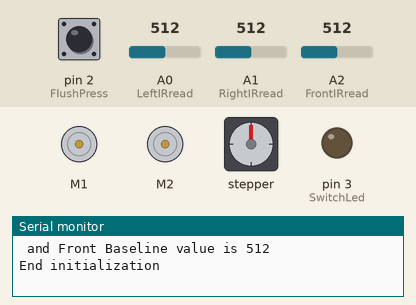
Simulated run of this sketch. Board: Arduino Uno, built with avr-gcc and run on an emulated ATmega328P. On the bench: 2 × DC motor (green arrow = forward, orange = backward, longer = faster), stepper motor, output pins drawn as LEDs (lit = HIGH), the last lines printed to the serial monitor. Inputs (shaded band) come from the test bench; at power-on: A0 (LeftIRread) = 512, pin 2 (FlushPress) HIGH, A1 (RightIRread) = 512, A2 (FrontIRread) = 512. Random numbers use the default seed unless the sketch sets one; stepper angles assume 200 steps per turn.

Above: at 1.5 s.
1.6 s: A0 (LeftIRread) set to 801
3.1 s: A0 (LeftIRread) set to 821
At 3.25 s:
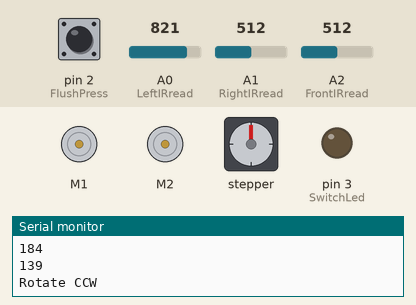
At 4.2 s:
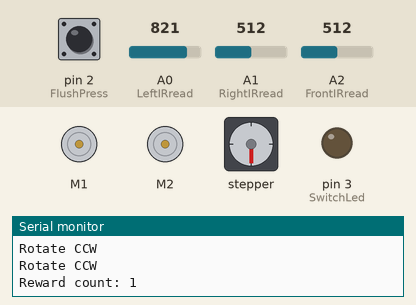
6.1 s: pin 2 (FlushPress) pulled LOW for 0.15 s
At 8.6 s:
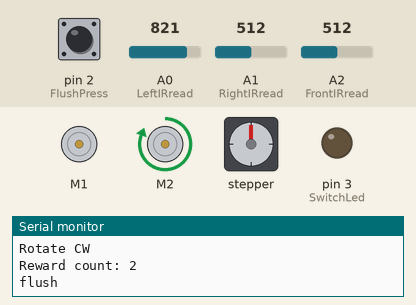
9.2 s: pin 2 (FlushPress) pulled LOW for 3.2 s
15.4 s: pin 2 (FlushPress) pulled LOW for 3.2 s
At 19.2 s:
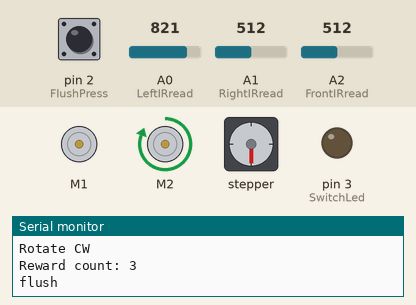
21.6 s: A0 (LeftIRread) set to 716
Timing chart, 0 to 24.1 s (numbered marks = the images above; inputs shaded):
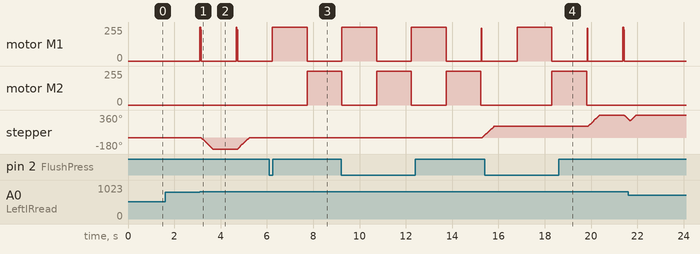

The sketch:

BothReward_Stepper_RdRot3.ino
```cpp
/*
Whisker platform
----------------
11/19/2014
Updated code for new Solenoids
11/21/2014
Added front IR sensor
---->	http://www.adafruit.com/products/1438
*/

#include <Wire.h>
#include <Adafruit_MotorShield.h>
#include "utility/Adafruit_PWMServoDriver.h"

// Create the motor shield object with the default I2C address
Adafruit_MotorShield AFMS = Adafruit_MotorShield();

// Select which 'port' M1, M2, M3 or M4. In this case, M1
Adafruit_DCMotor *LeftSolenoid = AFMS.getMotor(1);
// You can also make another motor on port M2
Adafruit_DCMotor *RightSolenoid = AFMS.getMotor(2);


// Connect a stepper motor with 200 steps per revolution (1.8 degree)
// to motor port #2 (M3 and M4)
Adafruit_StepperMotor *TexturePanelStepper = AFMS.getStepper(200, 2);

const int FlushPress = 2;     // pushbutton pin
const int SwitchLed = 3;     // pushbutton led pin
const int flushcycletime = 20; // solenoid turn off staircase period
const int LeftIRread = A0;
const int RightIRread = A1;
const int FrontIRread = A2;

//The shield uses the SDA and SCL i2c pins to control DC and stepper motors. On the Arduino
//UNO these are also known as A4 and A5
int Lbaseline = 0;
int Rbaseline = 0;
int Fbaseline = 0;
int LeftIRval = Lbaseline;           // store read value
int RightIRval = Rbaseline;
int FrontIRval = Fbaseline;
//int PushState = 0;          // pushbutton status
int LeftGLight = 1;
int RightGlight = 1;
int RewCount=0;
int Lrewtrig=0;
int Rrewtrig=0;

int curr_pos=0; // panel position, 0 or 1
int next_pos;
int rot_seq; // number of panel rotations

void setup() {
  Serial.begin(9600);           // set up Serial library at 9600 bps
  randomSeed(analogRead(A3));

  pinMode(FlushPress, INPUT_PULLUP);
  pinMode(SwitchLed, OUTPUT);

  AFMS.begin();  // create with the default frequency 1.6KHz
  //AFMS.begin(1000);  // to apply a different frequency, here 1KHz

  // Set the speed to start, from 0 (off) to 255 (max speed)
//  LeftSolenoid->setSpeed(0);
//  RightSolenoid->setSpeed(0);
  // turn on current in solenoid coil
//  LeftSolenoid->run(FORWARD);
//  RightSolenoid->run(FORWARD);
  LeftSolenoid->run(RELEASE);
  RightSolenoid->run(RELEASE);

  TexturePanelStepper->setSpeed(60);  // 30 rpm
//for(i=0;i<4;i++){ motors[i].run(RELEASE); }

  // IR sensor initialization
    arrayinit();

}

void loop() {
//  PushState= digitalRead(FlushPress);
//  Serial.print("PushState = ");
//  Serial.println(PushState);
  // check for flush activation
  FrontIRval = analogRead(FrontIRread);
  //Serial.println(FrontIRval);
  while (digitalRead(FlushPress) == LOW){
    rewardflush();
  }

  LeftSolenoid->run(RELEASE);    // make sure to close solenoids
  RightSolenoid->run(RELEASE);
  digitalWrite(SwitchLed,LOW);   // and switch off switch LED

  LeftIRval = analogRead(LeftIRread);    // read the input pin
  RightIRval = analogRead(RightIRread);

  if ((LeftIRval > (Lbaseline + 300)) && LeftGLight==1){
    Lrewtrig=Lrewtrig+1;
  }else if ((RightIRval > (Rbaseline + 300)) && RightGlight==1){
    Rrewtrig=Rrewtrig+1;
  }

    if (Lrewtrig>5){
    // open solenoid
  Serial.print("Open Left Solenoid");
  reward(LeftSolenoid);
  panelrotate();
  RewCount=RewCount+1;
  Serial.print("Reward count: ");
  Serial.println(RewCount);
  Lrewtrig=0;

  // refractory period
  delay(1000);
  }

 if (Rrewtrig>5){
  // Right solenoid
  Serial.print("Open Right Solenoid "); // "Slow" one.
  reward(RightSolenoid);
  panelrotate();
  RewCount=RewCount+1;
  Serial.print("Reward count: ");
  Serial.println(RewCount);
  Rrewtrig=0;

  // refractory period
  delay(1000);
  }
}


void arrayinit(){
  int  inc;
  int Ltotal;
  int Rtotal;
  int Ftotal;
  float LeftIRvalArray[3];
  float RightIRvalArray[3];
  float FrontIRvalArray[3];
  Serial.println(" ");
  Serial.println("Start IR initialization");
  while (Ltotal!=3 && Rtotal!=3 && Ftotal!=3){
  Ltotal=0;
  Rtotal=0;
  Ftotal=0;
  for (inc=0; inc < 4 ; inc++ ){
    LeftIRvalArray[inc] = analogRead(LeftIRread);
    RightIRvalArray[inc] = analogRead(RightIRread);
    FrontIRvalArray[inc] = analogRead(FrontIRread);
    if ((inc>0) && LeftIRvalArray[inc]==LeftIRvalArray[inc-1]){
      Ltotal++;
    }
    if ((inc>0) && RightIRvalArray[inc]==RightIRvalArray[inc-1]){
      Rtotal++;
    }
    if ((inc>0) && FrontIRvalArray[inc]==FrontIRvalArray[inc-1]){
      Ftotal++;
    }
  delay(10);
  Serial.print("Left IR val ");
  Serial.print((long)LeftIRvalArray[inc], DEC);
  Serial.print(" & Right IR val ");
  Serial.println((long)RightIRvalArray[inc], DEC);
  Serial.print(" & Front IR val ");
  Serial.println((long)FrontIRvalArray[inc], DEC);
  }
  }
  Lbaseline=LeftIRvalArray[3];
  Rbaseline=RightIRvalArray[3];
  Fbaseline=FrontIRvalArray[3];
  Serial.print("Left Baseline value is ");
  Serial.print(Lbaseline);
  Serial.print(" and Right Baseline value is ");
  Serial.println(Rbaseline);
  Serial.print(" and Front Baseline value is ");
  Serial.println(Fbaseline);
  Serial.println("End initialization");
}


void rewardflush(){
  Serial.println("flush");
  // flush left
  LeftSolenoid->run(FORWARD);
  LeftSolenoid->setSpeed(255);
 delay(1500);
  LeftSolenoid->run(RELEASE);
  // flush right
  RightSolenoid->run(FORWARD);
  RightSolenoid->setSpeed(255);
  delay(1500);
  RightSolenoid->run(RELEASE);
}


void reward(Adafruit_DCMotor* solenoid){
  solenoid->setSpeed(255);  // 185 (max) corresponds to 6V ouput with external power supply
                              // ~5.5V when solenoid plugged in
                           // 3.24V output with USB
  solenoid->run(FORWARD);
    for (int dec=255; dec>225; dec-=10) {
    solenoid->setSpeed(dec);
    delay(15);
    Serial.println(dec);
   }
 solenoid->run(RELEASE); // cut power to motor
}


void panelrotate(){
  // Rotate panel for next trial
  // here random rotation; may be replaced by instruction from computer
  next_pos = random(200); // random number between 0 and 1
  Serial.println(next_pos);
  rot_seq = random(200); // random number between 0 and 1
  Serial.println(rot_seq);

  if (curr_pos < 100 && next_pos < 100){
    if (rot_seq < 100 ) {
      Serial.println("Rotate CW");
      TexturePanelStepper->step(50, FORWARD, DOUBLE);
      Serial.println("Rotate CCW");
      TexturePanelStepper->step(50, BACKWARD, DOUBLE);
      } else {
      Serial.println("Rotate CCW");
      TexturePanelStepper->step(50, BACKWARD, DOUBLE);
      Serial.println("Rotate CW");
      TexturePanelStepper->step(50, FORWARD, DOUBLE);
      }
    } else {
      if (rot_seq < 100 ) {
      Serial.println("Rotate CW");
      TexturePanelStepper->step(50, FORWARD, DOUBLE);
      Serial.println("Rotate CW");
      TexturePanelStepper->step(50, FORWARD, DOUBLE);
      } else {
      Serial.println("Rotate CCW");
      TexturePanelStepper->step(50, BACKWARD, DOUBLE);
      Serial.println("Rotate CCW");
      TexturePanelStepper->step(50, BACKWARD, DOUBLE);
      }
    }

    curr_pos = next_pos;
}
```

Measured:
- the behaviour switches between 812 and 813 on A0 (LeftIRread) (found by bisection; images 0 and 1)
- after the input at 1.6 s, every drawn part: stays the same
- after the input at 3.1 s, stepper: turns 180° counter-clockwise in 0.50 s, then 180° clockwise in 0.50 s
- after the input at 6.1 s, motor M2: stopped → forward 255/255 after 1.6 s
- after the input at 15.4 s, motor M2: stopped → forward 255/255 after 2.9 s, → stopped 1.5 s later
